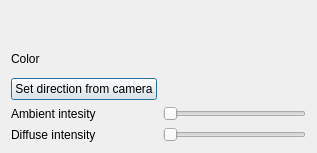
<?xml version="1.0" encoding="UTF-8"?>
<ui version="4.0">
 <class>LightEditor</class>
 <widget class="QDialog" name="LightEditor">
  <property name="geometry">
   <rect>
    <x>0</x>
    <y>0</y>
    <width>317</width>
    <height>153</height>
   </rect>
  </property>
  <property name="windowTitle">
   <string>Light editor</string>
  </property>
  <layout class="QGridLayout" name="gridLayout_2">
   <property name="sizeConstraint">
    <enum>QLayout::SetMinimumSize</enum>
   </property>
   <item row="0" column="1" rowspan="2">
    <widget class="ColorEditWidget" name="color" native="true"/>
   </item>
   <item row="4" column="1">
    <widget class="QSlider" name="diffuseItensitySlider">
     <property name="orientation">
      <enum>Qt::Horizontal</enum>
     </property>
    </widget>
   </item>
   <item row="4" column="0">
    <widget class="QLabel" name="label_4">
     <property name="text">
      <string>Diffuse intensity</string>
     </property>
    </widget>
   </item>
   <item row="2" column="0">
    <widget class="QPushButton" name="pushButton">
     <property name="text">
      <string>Set direction from camera</string>
     </property>
    </widget>
   </item>
   <item row="3" column="0">
    <widget class="QLabel" name="label_3">
     <property name="text">
      <string>Ambient intesity</string>
     </property>
    </widget>
   </item>
   <item row="3" column="1">
    <widget class="QSlider" name="ambientIntensitySlider">
     <property name="orientation">
      <enum>Qt::Horizontal</enum>
     </property>
    </widget>
   </item>
   <item row="1" column="0">
    <widget class="QLabel" name="label">
     <property name="text">
      <string>Color</string>
     </property>
    </widget>
   </item>
  </layout>
 </widget>
 <customwidgets>
  <customwidget>
   <class>ColorEditWidget</class>
   <extends>QWidget</extends>
   <header>ColorEditWidget.h</header>
   <container>1</container>
   <slots>
    <signal>valueChanged()</signal>
   </slots>
  </customwidget>
 </customwidgets>
 <resources/>
 <connections>
  <connection>
   <sender>ambientIntensitySlider</sender>
   <signal>valueChanged(int)</signal>
   <receiver>LightEditor</receiver>
   <slot>onAmbientIntensityChanged(int)</slot>
   <hints>
    <hint type="sourcelabel">
     <x>273</x>
     <y>104</y>
    </hint>
    <hint type="destinationlabel">
     <x>265</x>
     <y>19</y>
    </hint>
   </hints>
  </connection>
  <connection>
   <sender>diffuseItensitySlider</sender>
   <signal>valueChanged(int)</signal>
   <receiver>LightEditor</receiver>
   <slot>onDiffuseIntensityChanged(int)</slot>
   <hints>
    <hint type="sourcelabel">
     <x>273</x>
     <y>129</y>
    </hint>
    <hint type="destinationlabel">
     <x>282</x>
     <y>90</y>
    </hint>
   </hints>
  </connection>
  <connection>
   <sender>pushButton</sender>
   <signal>clicked()</signal>
   <receiver>LightEditor</receiver>
   <slot>onSetDirection()</slot>
   <hints>
    <hint type="sourcelabel">
     <x>139</x>
     <y>75</y>
    </hint>
    <hint type="destinationlabel">
     <x>184</x>
     <y>4</y>
    </hint>
   </hints>
  </connection>
  <connection>
   <sender>color</sender>
   <signal>valueChanged()</signal>
   <receiver>LightEditor</receiver>
   <slot>onColorChanged()</slot>
   <hints>
    <hint type="sourcelabel">
     <x>193</x>
     <y>22</y>
    </hint>
    <hint type="destinationlabel">
     <x>48</x>
     <y>1</y>
    </hint>
   </hints>
  </connection>
 </connections>
 <slots>
  <slot>onColorClicked()</slot>
  <slot>onAmbientIntensityChanged(int)</slot>
  <slot>onDiffuseIntensityChanged(int)</slot>
  <slot>onSetDirection()</slot>
  <slot>onColorChanged()</slot>
 </slots>
</ui>
